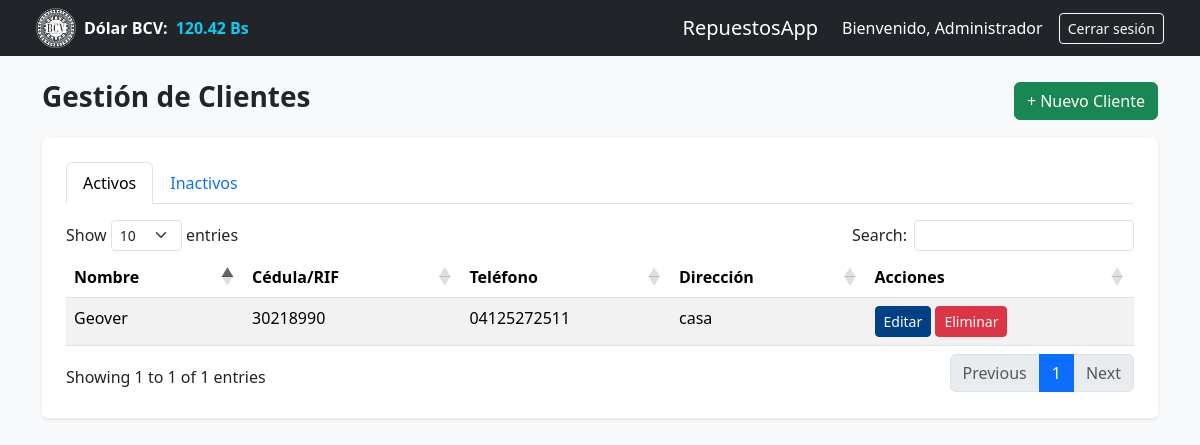
The app's page /?c=CClientes/view (signed in), older data.
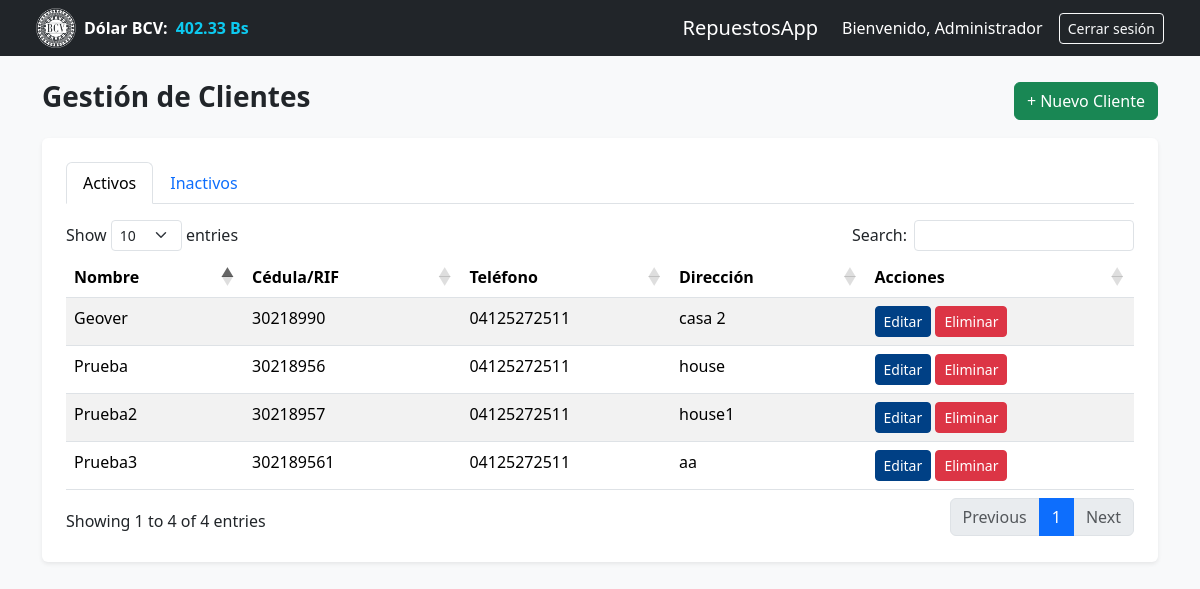
The same page, newer data.
### tables this page shows
CREATE TABLE `tasa` (
  `id` int(11) NOT NULL,
  `valor` decimal(10,2) NOT NULL,
  `fecha_actualizacion` datetime NOT NULL DEFAULT current_timestamp()
);

CREATE TABLE `clientes` (
  `id` int(11) NOT NULL,
  `nombre` varchar(100) NOT NULL,
  `cedula_rif` varchar(20) DEFAULT NULL,
  `telefono` varchar(20) DEFAULT NULL,
  `direccion` text DEFAULT NULL,
  `estado` tinyint(1) NOT NULL DEFAULT 1
);

### src/Controllers/cClientes.php (called while the page is built, shortened)
<?php
    class CClientes {
        public function view() {
            $cliente = new Clientes();
            $clientes = $cliente->search();
            require_once __DIR__ . '/../Views/Clientes.php';
        }
    }

### src/Models/tasa.php (called while the page is built, shortened)
<?php
    class Tasa extends Conexion {
        public function search() {
            $sql = "SELECT * FROM tasa";
            $stmt = $this->prepare($sql);
            $stmt->execute();
            return $stmt->fetchAll(\PDO::FETCH_ASSOC);
        }
    }

### src/Models/clientes.php (called while the page is built, shortened)
<?php
    class Clientes extends Conexion {
        public function search() {
            $sql = "SELECT * FROM clientes where estado = 1";
            $stmt = $this->prepare($sql);
            if ($stmt->execute()) {
                return $stmt->fetchAll(\PDO::FETCH_ASSOC);
            } else {
                return [];
            }
        }
    }

### src/Views/clientes.php (the view, shortened to what this page needs)
<!DOCTYPE html>
<html lang="es">
    <?php
        require_once __DIR__ . '../complements/head.php';
    ?>
    <?php
        require_once __DIR__ . '../complements/header.php';
    ?>
    <div class="container py-4">
        <div class="d-flex justify-content-between align-items-center mb-3">
            <h3 class="fw-bold">Gestión de Clientes</h3>
            <button class="btn btn-success" data-bs-toggle="modal" data-bs-target="#modalAgregar">+ Nuevo Cliente</button>
        </div>
        <div class="container bg-white p-4 rounded shadow-sm">
            <ul class="nav nav-tabs mb-3" id="clienteTabs" role="tablist">
                <li class="nav-item">
                    <button class="nav-link active" id="activos-tab" data-bs-toggle="tab" data-bs-target="#activos" type="button">Activos</button>
                </li>
                <li class="nav-item">
                    <button class="nav-link" id="inactivos-tab" data-bs-toggle="tab" data-bs-target="#inactivos" type="button">Inactivos</button>
                </li>
            </ul>
            <div class="tab-content">
                <div class="tab-pane fade show active" id="activos">
                    <div class="table-responsive">
                        <table id="tablaActivos" class="table-DT table table-striped">
                            <thead>
                                <tr>
                                    <th>Nombre</th>
                                    <th>Cédula/RIF</th>
                                    <th>Teléfono</th>
                                    <th>Dirección</th>
                                    <th>Acciones</th>
                                </tr>
                            </thead>
                            <tbody>
                                <?php foreach ($clientes as $c): ?>
                                    <tr>
                                        <td><?= htmlspecialchars($c['nombre']) ?></td>
                                        <td><?= htmlspecialchars($c['cedula_rif']) ?></td>
                                        <td><?= htmlspecialchars($c['telefono']) ?></td>
                                        <td><?= htmlspecialchars($c['direccion']) ?></td>
                                        <td>
                                            <button class="btn btn-sm btn-primary" data-bs-toggle="modal" data-bs-target="#modalEditar<?= $c['id'] ?>">Editar</button>
                                            <button type="button" class="btn btn-sm btn-danger" data-bs-toggle="modal" data-bs-target="#modalConfirmarEliminar<?= $c['id'] ?>">Eliminar</button>
                                        </td>
                                    </tr>
                                <?php endforeach; ?>
                            </tbody>
                        </table>
                    </div>
                </div>
            </div>
        </div>
    </div>
</body>
</html>

### index.php (shortened to what this page needs)
<?php
	$ruta = isset($_GET['c']) ? $_GET['c'] : "CHome/view";
	$partes = explode("/", $ruta);
	$nomClase = "Anonymous01j\\Repuestos\\Controllers\\" . ucfirst($partes[0]);
	$metodo = isset($partes[1]) ? $partes[1] : "view";
	$url = __DIR__ . "/src/Controllers/" . $partes[0] . ".php";
	if (file_exists($url)) {
		if (class_exists($nomClase)) {
			$instancia = new $nomClase();
			if (method_exists($instancia, $metodo)) {
				$instancia->$metodo();
			} else {
				echo "NO EXISTE EL METODO";
			}
		} else {
			echo "NO EXISTE LA CLASE";
		}
	} else {
		echo "NO EXISTE EL CONTROLADOR";
	}
?>

### src/Views/complements/head.php (shortened to what this page needs)
<head>
    <link href="https://cdn.jsdelivr.net/npm/bootstrap@5.3.3/dist/css/bootstrap.min.css" rel="stylesheet">
    <link rel="stylesheet" href="https://cdn.datatables.net/1.13.6/css/dataTables.bootstrap5.min.css">
    <link href="https://cdn.jsdelivr.net/npm/select2@4.1.0-rc.0/dist/css/select2.min.css" rel="stylesheet" />
    <link href="https://cdn.jsdelivr.net/npm/select2-bootstrap-5-theme/dist/select2-bootstrap-5-theme.min.css" rel="stylesheet">
    <link rel="stylesheet" href="public/assets/css/style.css">
</head>
<body>

### src/Views/complements/header.php (shortened to what this page needs)
<?php
    $tasaValor = "0.00";
    if (class_exists('Anonymous01j\Repuestos\Models\Tasa')) {
        $tasa = new Tasa();
        $tasaData = $tasa->search();
        if ($tasaData && count($tasaData) > 0) {
            $tasaValor = number_format($tasaData[0]['valor'], 2, '.', '');
        }
    }
?>
<nav class="navbar navbar-expand-lg navbar-dark bg-dark px-4 py-2">
    <div class="container-fluid d-flex flex-column flex-md-row align-items-center justify-content-between">
        <div class="d-flex align-items-center mb-2 mb-md-0" id="bcvDiv" style="cursor:pointer;" data-bs-toggle="modal" data-bs-target="#modalTasa">
            <img class="img-bcv me-2" src="./public/assets/img/bcv2.png" alt="BCV" width="40">
            <span class="text-white fw-semibold me-2">Dólar BCV:</span>
            <span class="text-info fw-bold" id="Dolar_bcv"><?= $tasaValor ?> Bs</span>
        </div>
        <div class="d-flex align-items-center">
            <a class="navbar-brand me-4" href="?c=CHome/view">RepuestosApp</a>
            <span class="text-white me-3">
                Bienvenido, <?= htmlspecialchars($_SESSION['nombre']) ?>
            </span>
            <a href="?c=CHome/logout" class="btn btn-sm btn-outline-light">Cerrar sesión</a>
        </div>
    </div>
</nav>

### public/assets/css/style.css (style rules this page uses)
body { background-color: #f8f9fa; }
.btn-primary { background-color: #004085; border-color: #004085; }

Row changes from the older to the newer data that the page shows:
changed tasa: valor "120.42" → "402.33"
changed clientes "Geover": direccion "casa" → "casa 2"
added clientes: nombre "Prueba", cedula_rif "30218956", telefono "04125272511", direccion "house"
added clientes: nombre "Prueba2", cedula_rif "30218957", telefono "04125272511", direccion "house1"
added clientes: nombre "Prueba3", cedula_rif "302189561", telefono "04125272511", direccion "aa"
Text that changed along with them:
text written by a page script: "Show entries Search: Showing 1 to 1 of 1 entries Previous 1 Next" → "Show entries Search: Showing 1 to 4 of 4 entries Previous 1 Next"
